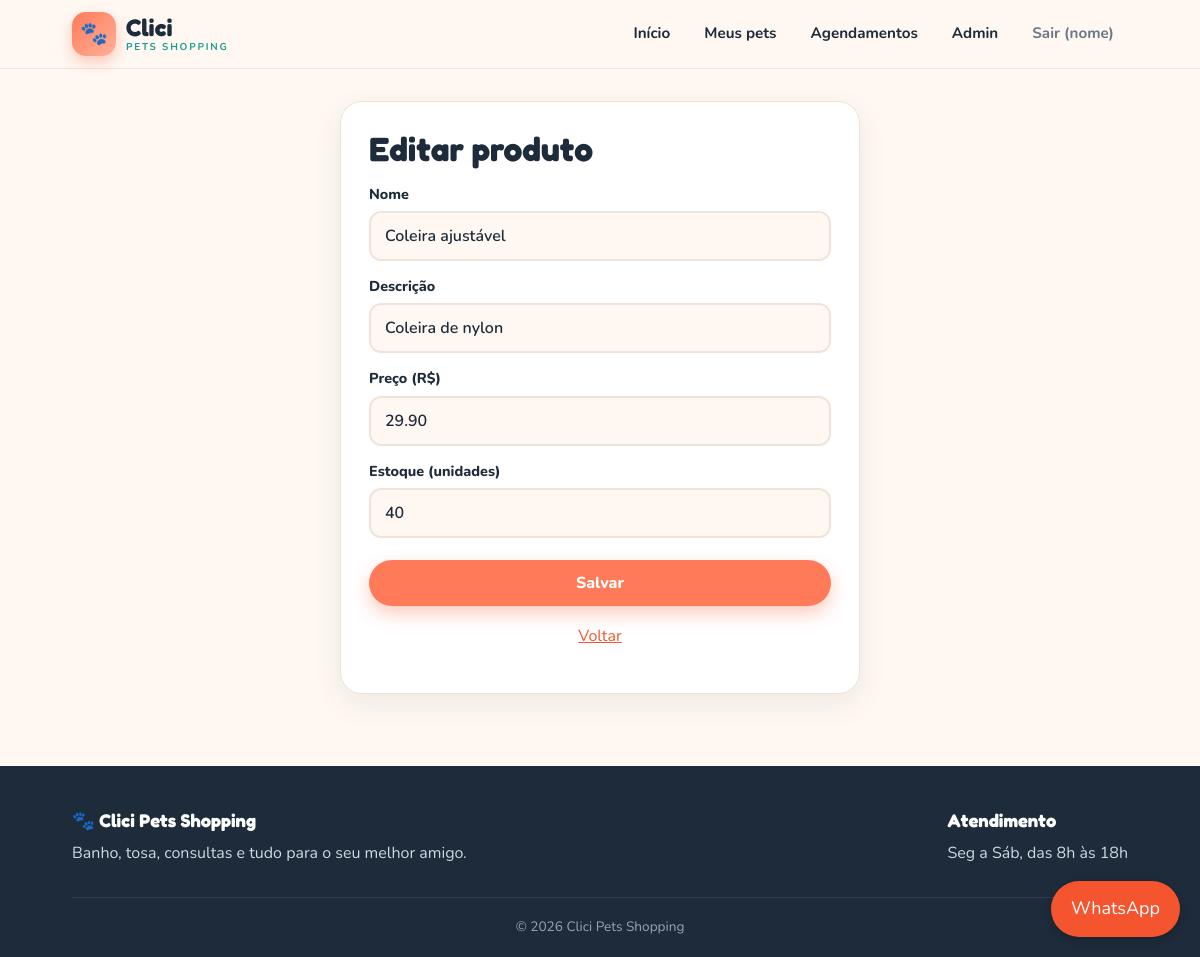
The page /admin/produto_form.php?id=2 (signed in) on the database its author committed.
### tables this page shows
CREATE TABLE IF NOT EXISTS produtos (
    id        INT AUTO_INCREMENT PRIMARY KEY,
    nome      VARCHAR(100)  NOT NULL,
    descricao VARCHAR(255)  NULL,
    preco     DECIMAL(10,2) NOT NULL,
    estoque   INT           NOT NULL DEFAULT 0
);

### includes/funcoes.php (called while the page is built, shortened)
<?php
function e($valor): string
{
    return htmlspecialchars((string) $valor, ENT_QUOTES, 'UTF-8');
}

### admin/produto_form.php (the view, shortened to what this page needs)
<?php
require __DIR__. '/../includes/funcoes.php';
require __DIR__. '/../config/conexao.php';
$id      = (int) ($_GET['id'] ?? $_POST['id'] ?? 0);
$produto = ['nome' => '', 'descricao' => '', 'preco' => '', 'estoque' => 0];
if ($id) {
    $consulta = $pdo->prepare('SELECT * FROM produtos WHERE id = :id');
    $consulta->execute([':id' => $id]);
    $achado = $consulta->fetch();
    $produto = $achado;
}
require __DIR__. '/../includes/cabecalho.php';
?>
<main>
    <form class="box centro" action="/admin/produto_form.php" method="post" novalidate>
        <h2><?= $id ? 'Editar produto' : 'Novo produto' ?></h2>
        <label for="nome">Nome</label>
        <input id="nome" name="nome" type="text" value="<?= e($produto['nome']) ?>" required>
        <label for="descricao">Descrição</label>
        <input id="descricao" name="descricao" type="text" maxlength="255" value="<?= e($produto['descricao'] ?? '') ?>">
        <label for="preco">Preço (R$)</label>
        <input id="preco" name="preco" type="text" inputmode="decimal" value="<?= e($produto['preco']) ?>" required>
        <label for="estoque">Estoque (unidades)</label>
        <input id="estoque" name="estoque" type="number" min="0" value="<?= (int) $produto['estoque'] ?>">
        <button class="btn" type="submit">Salvar</button>
        <p class="auth-extra"><a href="/admin/produtos.php">Voltar</a></p>
    </form>
</main>
<?php require __DIR__. '/../includes/rodape.php'; ?>

### asset/css/style.css (style rules this page uses)
:root { --coral: #ff7a59; --coral-escuro: #f4552e; --menta: #2ec4b6; --menta-escuro: #1a9c90; --noite: #1d2b3a; --creme: #fff8f2; --branco: #ffffff; --cinza: #6b7785; --borda: #f0e4da; --sombra: 0 10px 30px rgba(29, 43, 58, .08); --sombra-forte: 0 18px 40px rgba(244, 85, 46, .18); --raio: 18px; }
* { box-sizing: border-box; }
html { scroll-behavior: smooth; }
body { margin: 0; font-family: 'Nunito', Arial, Helvetica, sans-serif; color: var(--noite); background: var(--creme); line-height: 1.55; }
h1, h2, h3 { font-family: 'Fredoka', 'Nunito', Arial, sans-serif; line-height: 1.15; margin: 0 0 .5em; }
h2 { font-size: clamp(1.5rem, 3.5vw, 2.1rem); }
a { color: var(--coral-escuro); }
main { max-width: 1080px; margin: 32px auto; padding: 0 20px; }
.btn { display: inline-flex; align-items: center; justify-content: center; gap: 8px; background: var(--coral); color: #fff; border: 0; border-radius: 999px; padding: 12px 24px; font: 800 1rem 'Nunito', sans-serif; text-decoration: none; cursor: pointer; box-shadow: 0 8px 18px rgba(244, 85, 46, .3); transition: transform .15s, box-shadow .15s, background .2s; }
form.box { background: var(--branco); border: 1px solid var(--borda); border-radius: 22px; padding: 28px; max-width: 520px; box-shadow: var(--sombra); }
form.box h2 { margin-bottom: .2em; }
label { display: block; margin-top: 14px; font-weight: 800; font-size: .9rem; }
input, select, textarea { width: 100%; margin-top: 6px; padding: 12px 14px; font: 600 1rem 'Nunito', sans-serif; color: var(--noite); background: var(--creme); border: 2px solid var(--borda); border-radius: 12px; transition: border-color .2s, box-shadow .2s, background .2s; }
form.box .btn { margin-top: 22px; width: 100%; }
.auth-extra { text-align: center; color: var(--cinza); margin-top: 18px; }
.centro { margin-left: auto; margin-right: auto; }

### rows shown on the page
produtos: nome "Coleira ajustável", descricao "Coleira de nylon", preco "29.90", estoque "40"

### other values the page prints
explode(' ', $u['nome'])[0] "nome"
